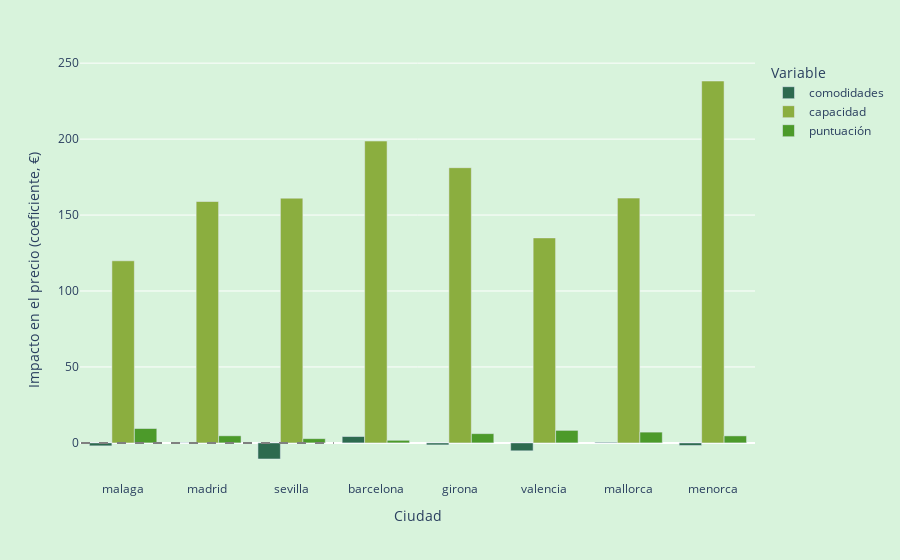

This figure's notebook cell:
### Code cell
# Formato por Plotly
coef_long = coef_df.melt(id_vars='city', var_name='Variable', value_name='Impacte')

# Renombramos los nombre
rename_dict = {
    'comoditats': 'comodidades',
    'accommodates': 'capacidad',
    'review_scores_rating': 'puntuación'
}
coef_long['Variable'] = coef_long['Variable'].replace(rename_dict)

colors = {
    'comodidades': '#2D6A4F', 'capacidad': '#8BAE3F', 'puntuación': '#4C9A2A'}

# Grafico de barras agrupadas
fig = px.bar(coef_long, x='city', y='Impacte', color='Variable', color_discrete_map=colors, barmode='group')

# Colores del fondo
fig.update_layout(
    plot_bgcolor='#D8F3DC',
    paper_bgcolor='#D8F3DC',
    yaxis_title='Impacto en el precio (coeficiente, €)',
    xaxis_title='Ciudad',
    legend_title_text='Variable'
)

# Linea horitzontal a y=0
fig.add_shape(
    type='line',
    x0=-0.5, x1=2.5, y0=0, y1=0,
    line=dict(color='grey', dash='dash'))

fig.show()

### Figure 1 — Plotly figure (JSON) as saved in the notebook; plotly's stock layout.template omitted (floating-point values rounded to 4 significant figures)
{"data": [{"alignmentgroup": "True", "hovertemplate": "Variable=comodidades<br>city=%{x}<br>Impacte=%{y}<extra></extra>", "legendgroup": "comodidades", "marker": {"color": "#2D6A4F", "pattern": {"shape": ""}}, "name": "comodidades", "offsetgroup": "comodidades", "orientation": "v", "showlegend": true, "textposition": "auto", "type": "bar", "x": ["malaga", "madrid", "sevilla", "barcelona", "girona", "valencia", "mallorca", "menorca"], "xaxis": "x", "y": [-1.94, 0.1746, -10.59, 4.206, -1.306, -5.204, 0.4318, -1.69], "yaxis": "y"}, {"alignmentgroup": "True", "hovertemplate": "Variable=capacidad<br>city=%{x}<br>Impacte=%{y}<extra></extra>", "legendgroup": "capacidad", "marker": {"color": "#8BAE3F", "pattern": {"shape": ""}}, "name": "capacidad", "offsetgroup": "capacidad", "orientation": "v", "showlegend": true, "textposition": "auto", "type": "bar", "x": ["malaga", "madrid", "sevilla", "barcelona", "girona", "valencia", "mallorca", "menorca"], "xaxis": "x", "y": [119.9, 158.9, 161.1, 198.7, 181.2, 135.0, 161.2, 238.3], "yaxis": "y"}, {"alignmentgroup": "True", "hovertemplate": "Variable=puntuación<br>city=%{x}<br>Impacte=%{y}<extra></extra>", "legendgroup": "puntuación", "marker": {"color": "#4C9A2A", "pattern": {"shape": ""}}, "name": "puntuación", "offsetgroup": "puntuación", "orientation": "v", "showlegend": true, "textposition": "auto", "type": "bar", "x": ["malaga", "madrid", "sevilla", "barcelona", "girona", "valencia", "mallorca", "menorca"], "xaxis": "x", "y": [9.495, 4.696, 2.819, 1.728, 6.111, 8.262, 7.115, 4.635], "yaxis": "y"}], "layout": {"autosize": true, "barmode": "group", "legend": {"title": {"text": "Variable"}, "tracegroupgap": 0}, "margin": {"t": 60}, "paper_bgcolor": "#D8F3DC", "plot_bgcolor": "#D8F3DC", "shapes": [{"line": {"color": "grey", "dash": "dash"}, "type": "line", "x0": -0.5, "x1": 2.5, "y0": 0, "y1": 0}], "xaxis": {"anchor": "y", "autorange": true, "domain": [0, 1], "range": [-0.5093, 7.5], "title": {"text": "Ciudad"}, "type": "category"}, "yaxis": {"anchor": "x", "autorange": true, "domain": [0, 1], "range": [-24.42, 252.1], "title": {"text": "Impacto en el precio (coeficiente, €)"}, "type": "linear"}}}
